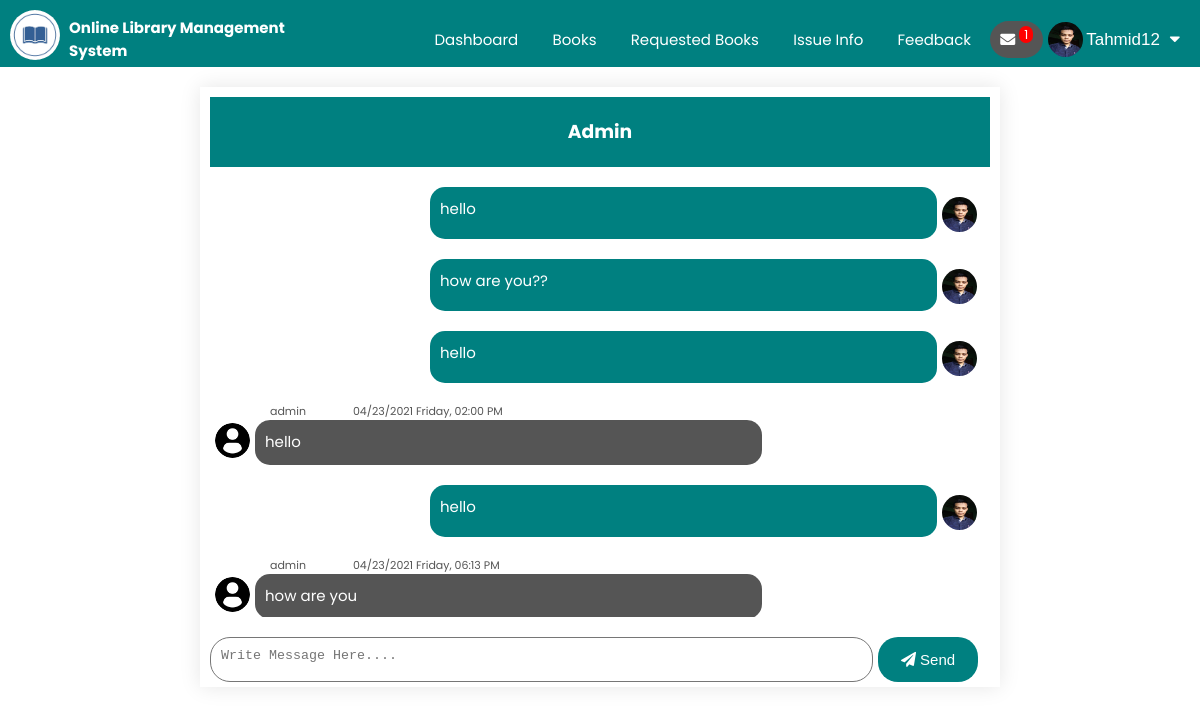
/message.php (signed in), run on the app's committed database.
### tables this page shows
CREATE TABLE `message` (
  `id` int(100) NOT NULL,
  `username` varchar(100) NOT NULL,
  `message` varchar(1000) NOT NULL,
  `status` varchar(100) NOT NULL,
  `sender` varchar(100) NOT NULL,
  `date` varchar(500) NOT NULL
);

### message.php (the view, shortened to what this page needs)
<?php
	include "connection.php";
    include "student_navbar.php";
?>
<!DOCTYPE html>
<html lang="en">
<head>
    <link rel="stylesheet" href="https://cdnjs.cloudflare.com/ajax/libs/font-awesome/5.15.2/css/all.min.css" />
    <link rel="stylesheet" href="style.css?v=<?php echo time(); ?>">
</head>
<body>
    <?php
        if(isset($_POST['submit'])){
            date_default_timezone_set("Asia/Dhaka");
            $d = date("m/d/Y l, h:i A");
            mysqli_query($db,"INSERT into `lms2`.`message` VALUES('','$_SESSION[login_student_username]','$_POST[msg]','no','student','$d');");
            $res = mysqli_query($db,"SELECT * from message where username = '$_SESSION[login_student_username]';");
        }
        else{
            $res = mysqli_query($db,"SELECT * from message where username = '$_SESSION[login_student_username]';");
        }
        mysqli_query($db,"UPDATE message set status='yes' where sender='admin' and username='$_SESSION[login_student_username]';");
    ?>
    <div class="message-container">
        <div class="message-title">
            <h3>Admin</h3>
        </div>
        <div class="msg-text">
            <?php
            while($row=mysqli_fetch_assoc($res)){
                if($row['sender']=='student'){
                    ?>
                    <div class="chat user">
                        <div class="chat-user-img">
                            <?php
                                echo "<img class='user-img' src='images/".$_SESSION['pic']."'>";
                            ?>
                        </div>
                        <div class="chat-box">
                            <p><?php
                                echo $row['message'];
                            ?></p>
                        </div>
                    </div>
                    <?php
                }
                else{
                    $res2 = mysqli_query($db,"SELECT admin.username,pic from admin join message on message.sender= admin.username where message.username='$_SESSION[login_student_username]' ;");
                    $row2 = mysqli_fetch_assoc($res2);
                    ?>
                    <div class="chat admin">
                    <div class="chat-user-img">
                        <?php
                            echo "<img src='images/".$row2['pic']."'>";
                        ?>
                    </div>
                    <div class="username"><p><?php
                                echo $row2['username'];
                                ?>&nbsp;&nbsp;&nbsp;&nbsp;&nbsp;&nbsp;&nbsp;&nbsp;&nbsp;&nbsp;&nbsp;&nbsp;&nbsp;&nbsp;&nbsp;
                                <?php
                                echo $row['date'];
                            ?></p></div>
                    <div class="chat-box">
                        <p><?php
                                echo $row['message'];
                            ?></p>
                    </div>
                    </div>
                    <?php
                }
            }
            ?>
        </div>
        <div class="message-form">
            <form action="" method="post">
                <textarea name="msg" id="" required placeholder="Write Message Here...."></textarea>
                <button class="sendbtn" type="submit" name="submit"><i class="fas fa-paper-plane" ></i>&nbsp;Send</button>
            </form>
        </div>
    </div>
</body>
</html>

### style.css (style rules this page uses)
html { scroll-behavior: smooth; }
* { margin: 0; padding: 0; box-sizing: border-box; }
body { font-family: 'Poppins', sans-serif; }
p { color: #555; }
.chat { display: flex; flex-flow: row wrap; }
.msg-text { height: 450px; overflow-x: hidden; overflow-y: scroll; }
.user .chat-user-img { padding-top: 20px; padding-left: 5px; margin: 0; float: right; }
.chat-user-img img { width: 35px; height: 35px; border-radius: 50%; margin-top: 10px; transition: 0.4s; }
.user .chat-box { float: right; border-radius: 15px; background-color: teal; margin-top: 20px; box-sizing: border-box; width: 65%; margin-left: 220px; order: -1; }
.user .chat-box p { color: white; padding: 10px; width: 100%; font-size: 15px; text-align: justify; }
.admin .chat-user-img { padding-top: 30px; padding-left: 5px; margin: 0; }
.admin .username { font-size: 11px; margin-top: 10px; width: 65%; padding-left: 20px; padding-top: 10px; }
.admin .chat-box { float: left; border-radius: 15px; background-color: #555; box-sizing: border-box; width: 65%; margin-left: 45px; margin-top: -45px; }
.admin .chat-box p { color: white; padding: 10px; width: 100%; font-size: 15px; text-align: justify; }
.message-container { height: 600px; width: 800px; background: #fff; padding: 10px; margin: 20px auto; box-shadow: 0 0 20px 0px rgba(0,0,0,0.1); overflow: hidden; }
.message-title { height: 70px; width: 100%; background-color: teal; color: white; text-align: center; padding-top: 20px; }
.message-form { height: 100px; padding-top: 20px; }
.message-form textarea { width: 85%; height: 45px; border-radius: 20px; resize: none; padding: 10px; float: left; outline: none; }
.message-form button { color: white; background-color: teal; padding: 10px; height: 45px; width: 100px; border: none; border-radius: 20px; font-size: 15px; margin-left: 5px; outline: none; cursor: pointer; }

### data on the page
message: message "hello"
message: message "how are you??"
message: message "hello"
message: admin.pic (picture), admin.username "admin", date "04/23/2021 Friday, 02:00 PM", message "hello"
message: message "hello"
message: admin.pic (picture), admin.username "admin", date "04/23/2021 Friday, 06:13 PM", message "how are you"

### other printed values
$c['total'] "1"
$_SESSION['login_student_username'] "Tahmid12"
